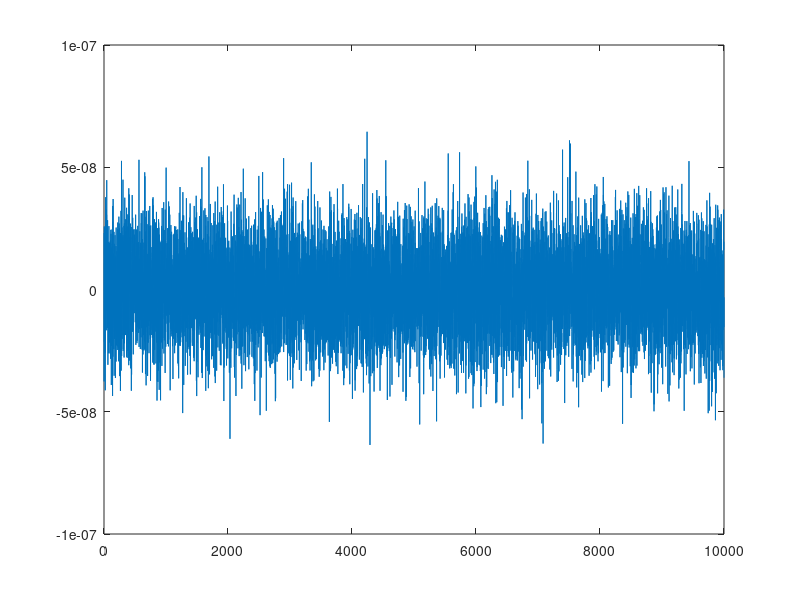
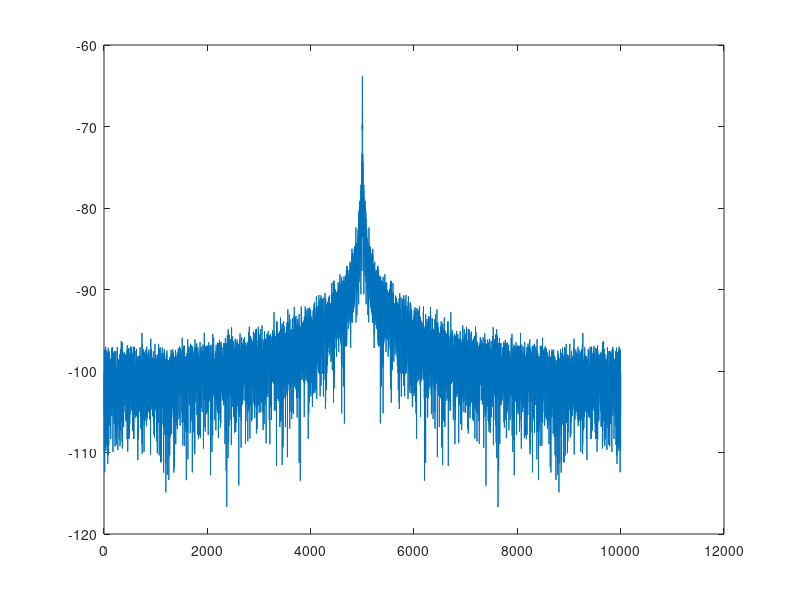

Source code (MATLAB) for these figures, in order:
close all
clearvars
um = 1e-6;
nm = 1e-9;
pm = 1e-12;
MHz = 1e6;
kHz = 1e3;
km = 1e3;
ps = 1e-12;
mW = 1e-3;

c = 299792458;
sample_num = 10000;

lo.linewidth = 1000000*kHz;
lo.PSD = 40;
lo.lambda = 1550*nm;
lo.field = 1e1;
fc = c/lo.lambda;

fmin = fc - lo.linewidth/2;
fmax = fc + lo.linewidth/2;

D = 10^(lo.PSD/10);
var = D*((1/fmin)-(1/fmax));
std = sqrt(var);

phi = zeros(1, sample_num+1);
random_walk = std*randn(1, length(phi)-1);

for i = 1:1:length(phi)-1
    phi(i+1) = phi(i) + random_walk(i);
end

figure
grid on
plot(random_walk)

ff = fftshift(fft(phi));
figure
grid on
plot(10*log10(abs(ff/sample_num)))
